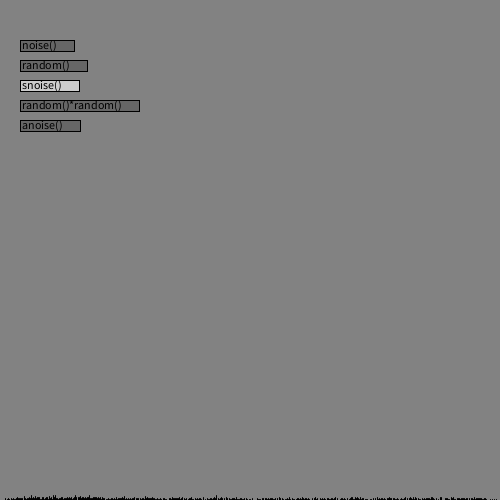
Frame 1 (no input)
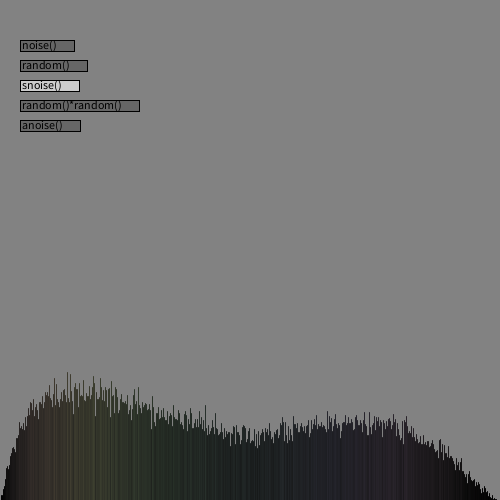
Frame 60 (the mouse pressed at the canvas centre just before this capture)
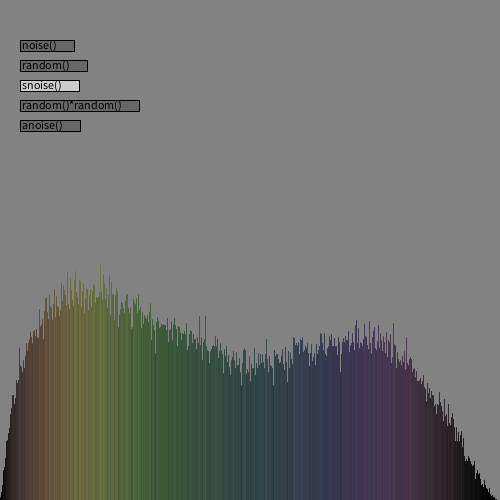
Frame 120 (the mouse held since frame 60 and released just before this capture)

The Processing sketch that drew these frames (run headless with seeded random() and noise(); from frame 60 on, the mouse is pressed at the canvas centre):

// Processing sketch: random_vs_noise
// ── random_vs_noise.pde
/*
  This program studies what happens when you use noise() or random()
 to define the hue component of a color.
 
 random() covers the whole spectrum and you get all kinds of hues.
 
 noise() does not cover the whole spectrum. Reds, oranges and yellows are missing.
 
 snoise(), a custom function, tries to improve this by stretching the noise()
 values. But red is still missing.
 
 anoise() wraps values around noise() 10 times to avoid bias towards one color
 
 */

float[] n;
Button[] buttons;
String[] butNames = { "noise()", "random()", "snoise()", "random()*random()", "anoise()" };
boolean doWork = true;
int modeID = 2;

void setup() {
  size(500, 500);
  colorMode(HSB, 500);
  n = new float[width];
  reset();
  buttons = new Button[butNames.length];
  for (int i = 0; i<butNames.length; i++) {
    buttons[i] = new Button(i, butNames[i], 20, 40+i*20);
  }
  //noiseDetail(4, 0.8);
}
void reset() {
  for (int i = 0; i<width; i++) {
    n[i] = 0;
  }
  doWork = true;
}
float snoise(float x, float y, float z) {
  float n = noise(x, y, z);
  if (n > 0.5) {
    n = pow(2*(1-n), 3) / 2; // 0.5 .. 1 >> 1 .. 0
    n = 1 - n;
  } 
  else {
    n = pow(2*n, 3) / 2;
  }
  return n;
}
float anoise(float x, float y, float z) {
  float n = (10*noise(x, y, z))%1;
  return n;
}
void calculate() {
  for (int j = 0; j<1000; j++) {
    float rnd = 0;
    switch(modeID) {
    case 0:
      rnd = noise(frameCount/10.0, j/10.0);
      break;
    case 1:
      rnd = random(1);
      break;
    case 2:
      rnd = snoise(frameCount/10.0, j/10.0, 0);
      break;
    case 3:
      rnd = random(1) * random(1);
      break;
    case 4:
      rnd = anoise(frameCount/10.0, j/10.0, 0);
      break;
    }
    if (rnd < 1) {
      int r = int(rnd*width);
      n[r] += 0.6;
      if (n[r] > height) {
        doWork = false;
      }
    }
  }
}
void draw() {
  background(255);
  if (doWork) {
    calculate();
  }
  for (int i = 0; i<width; i++) {
    stroke(i, n[i], n[i]);
    line(i, height, i, height-n[i]);
    stroke(0);
  }
  for (int i = 0; i<butNames.length; i++) {
    buttons[i].draw();
  }
}
class Button {
  int id;
  String t;
  int x;
  int y;
  int w;
  int h;
  Button(int id, String t, int x, int y) {
    this.id = id;
    this.t = t;
    this.x = x;
    this.y = y;
    this.w = int(textWidth(t)) + 20;
    this.h = int(textAscent() + textDescent());
  }
  void draw() {
    boolean inside = mouseOver();
    fill(inside ? 500 : (modeID == id ? 400 : 200));
    rect(x, y, w, h);
    fill(0);
    text(t, x+2, y+h-2);
    if (inside && mousePressed) {
      modeID = id;
      reset();
    }
  }
  boolean mouseOver() {
    return mouseX >= x && mouseX <= x+w && mouseY >= y && mouseY <= y+h;
  }
}
